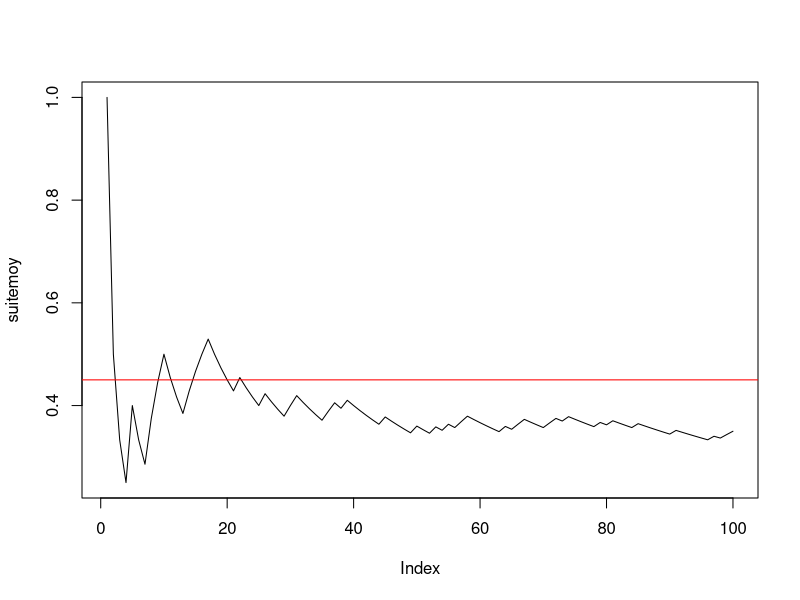

Recreate this plot in R.
## ---- chunk 1
knitr::opts_chunk$set(echo = TRUE)
## ---- chunk 2
n <- 100
p <- 0.45
x <- rbinom(n, 1, p)
summary(x)
## ---- chunk 3
cumsum(x)
taille <- 1:n
suitemoy <- cumsum(x) / taille
summary(suitemoy)
## ---- chunk 4
plot(suitemoy, type = "l")
abline(h = p, col = "red")
## ---- chunk 5
mu <- -2
sigma <- 2
n <- 5
x <- rnorm(n, mu, sigma)
moyx <- mean(x)
summary(moyx)
## ---- chunk 6
y <- rnorm(n, mu, sigma)
moyy <- mean(y)
rbind(x, y) -> M
rowMeans(M)
## ---- chunk 7
N <- 1000
Mdata <- matrix(rnorm(n * N, mu, sigma), ncol = n, byrow = T)
dim(Mdata)
## ---- chunk 8
moyennes <- rowMeans(Mdata)
apply(Mdata, MARGIN = 1, mean)
summary(moyennes)
## ---- chunk 9
mean(moyennes)
sd(moyennes) * sqrt((length(moyennes) - 1) / length(moyennes))
sd(moyennes)
